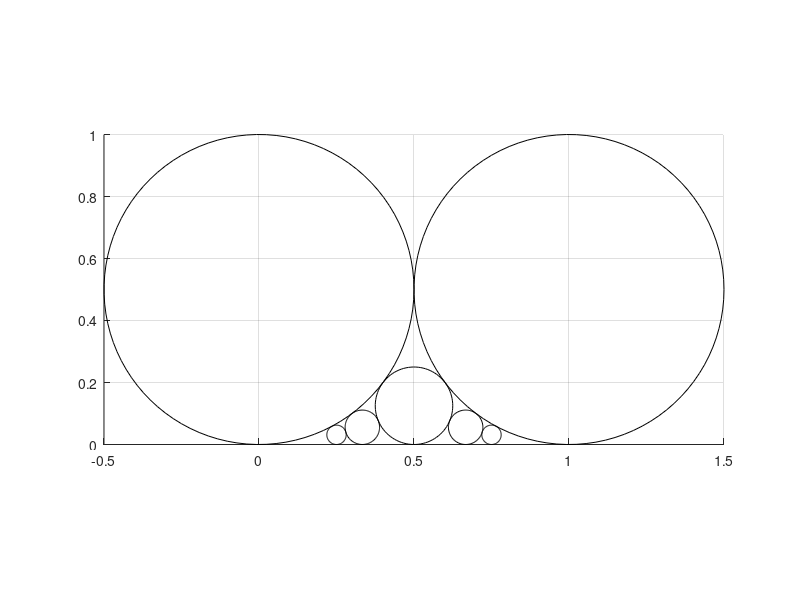

Write the MATLAB code that produced this figure.
t = linspace(0,2*pi,100);

% C(0/1)
x_1 = (1/2)*cos(t);
y_1 = 1/2 + (1/2)*sin(t);

% C(1,1)
x_2 = 1 + (1/2)*cos(t);
y_2 = 1/2 + (1/2)*sin(t);

% C(1,2)
x_3 = 1/2 + (1/8)*cos(t);
y_3 = 1/8 + (1/8)*sin(t);

% C(1,3)
x_4 = 1/3 + (1/18)*cos(t);
y_4 = 1/18 + (1/18)*sin(t);

% C(2,3)
x_5 = 2/3 + (1/18)*cos(t);
y_5 = 1/18 + (1/18)*sin(t);

% C(1,4)
x_6 = 1/4 + (1/32)*cos(t);
y_6 = 1/32 + (1/32)*sin(t);

% C(3,4)
x_7 = 3/4 + (1/32)*cos(t);
y_7 = 1/32 + (1/32)*sin(t);

hold on
axis equal
axis([-0.5,1.5,0,1]);
grid on
plot(x_1,y_1,'color', 'k') %k
plot(x_2,y_2,'color', 'k')
plot(x_3,y_3,'color', 'k') %b
plot(x_4,y_4,'color', 'k') %r
plot(x_5,y_5,'color', 'k')
plot(x_6,y_6,'color', 'k') %g
plot(x_7,y_7,'color', 'k')

hold off